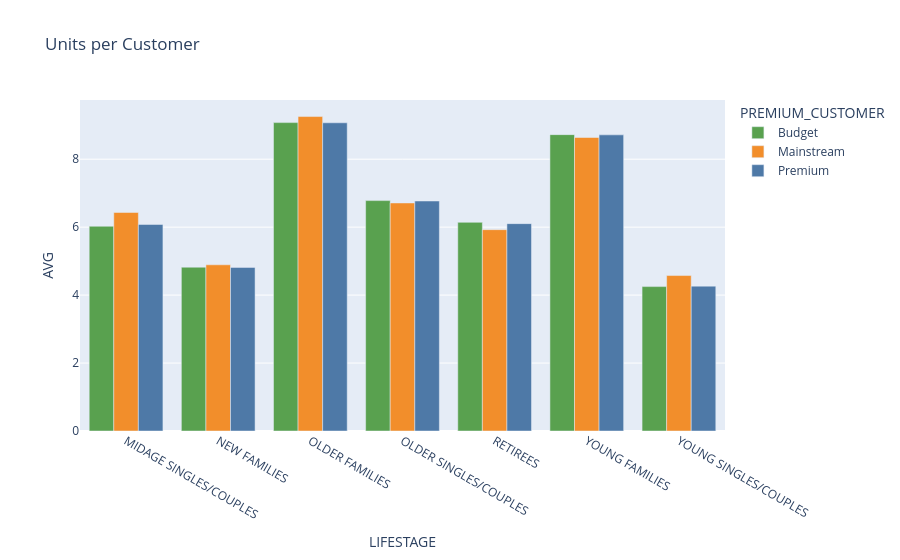

The notebook cell saved with this chart:
### Code cell
# plot bar graph
fig = px.bar(
    avg_units,
    x='LIFESTAGE',
    y='AVG',
    color='PREMIUM_CUSTOMER',
    color_discrete_map=color_map,
    barmode='group',   # groups bars by PREMIUM_CUSTOMER within each LIFESTAGE
    title='Units per Customer'
)

# styling
fig.update_traces(textposition='outside')

fig.show()

### Figure 1 — Plotly figure (JSON) as saved in the notebook; plotly's stock layout.template omitted (floating-point values rounded to 4 significant figures)
{"data": [{"alignmentgroup": "True", "hovertemplate": "PREMIUM_CUSTOMER=Budget<br>LIFESTAGE=%{x}<br>AVG=%{y}<extra></extra>", "legendgroup": "Budget", "marker": {"color": "#59a14f", "pattern": {"shape": ""}}, "name": "Budget", "offsetgroup": "Budget", "orientation": "v", "showlegend": true, "textposition": "outside", "type": "bar", "x": ["MIDAGE SINGLES/COUPLES", "NEW FAMILIES", "OLDER FAMILIES", "OLDER SINGLES/COUPLES", "RETIREES", "YOUNG FAMILIES", "YOUNG SINGLES/COUPLES"], "xaxis": "x", "y": [6.026, 4.822, 9.077, 6.781, 6.142, 8.723, 4.25], "yaxis": "y"}, {"alignmentgroup": "True", "hovertemplate": "PREMIUM_CUSTOMER=Mainstream<br>LIFESTAGE=%{x}<br>AVG=%{y}<extra></extra>", "legendgroup": "Mainstream", "marker": {"color": "#f28e2b", "pattern": {"shape": ""}}, "name": "Mainstream", "offsetgroup": "Mainstream", "orientation": "v", "showlegend": true, "textposition": "outside", "type": "bar", "x": ["MIDAGE SINGLES/COUPLES", "NEW FAMILIES", "OLDER FAMILIES", "OLDER SINGLES/COUPLES", "RETIREES", "YOUNG FAMILIES", "YOUNG SINGLES/COUPLES"], "xaxis": "x", "y": [6.432, 4.892, 9.255, 6.712, 5.926, 8.638, 4.576], "yaxis": "y"}, {"alignmentgroup": "True", "hovertemplate": "PREMIUM_CUSTOMER=Premium<br>LIFESTAGE=%{x}<br>AVG=%{y}<extra></extra>", "legendgroup": "Premium", "marker": {"color": "#4e79a7", "pattern": {"shape": ""}}, "name": "Premium", "offsetgroup": "Premium", "orientation": "v", "showlegend": true, "textposition": "outside", "type": "bar", "x": ["MIDAGE SINGLES/COUPLES", "NEW FAMILIES", "OLDER FAMILIES", "OLDER SINGLES/COUPLES", "RETIREES", "YOUNG FAMILIES", "YOUNG SINGLES/COUPLES"], "xaxis": "x", "y": [6.079, 4.816, 9.072, 6.77, 6.103, 8.716, 4.264], "yaxis": "y"}], "layout": {"barmode": "group", "legend": {"title": {"text": "PREMIUM_CUSTOMER"}, "tracegroupgap": 0}, "title": {"text": "Units per Customer"}, "xaxis": {"anchor": "y", "domain": [0, 1], "title": {"text": "LIFESTAGE"}}, "yaxis": {"anchor": "x", "domain": [0, 1], "title": {"text": "AVG"}}}}
